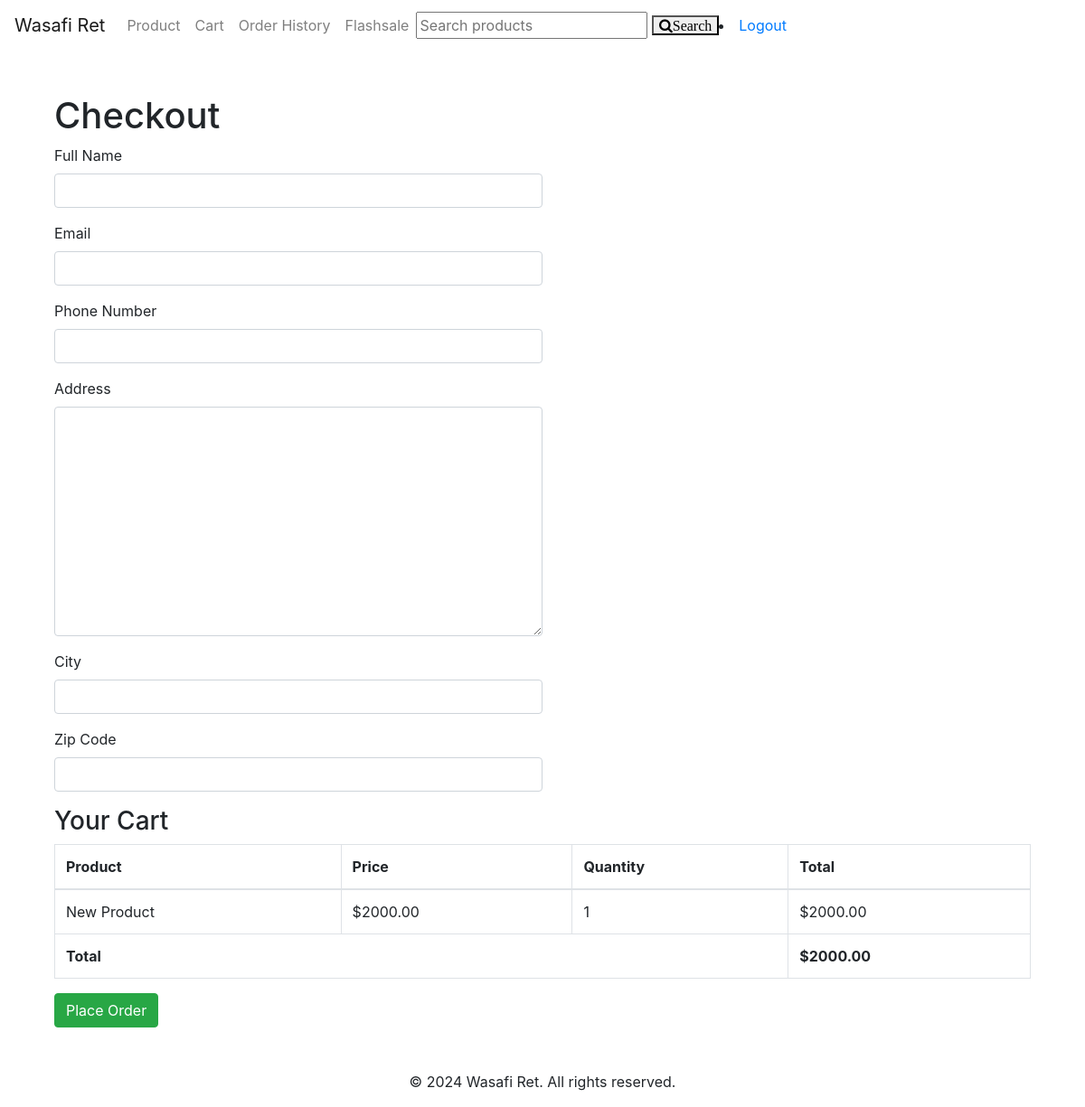
Page /orders/checkout/ (signed in) on the earlier database version.
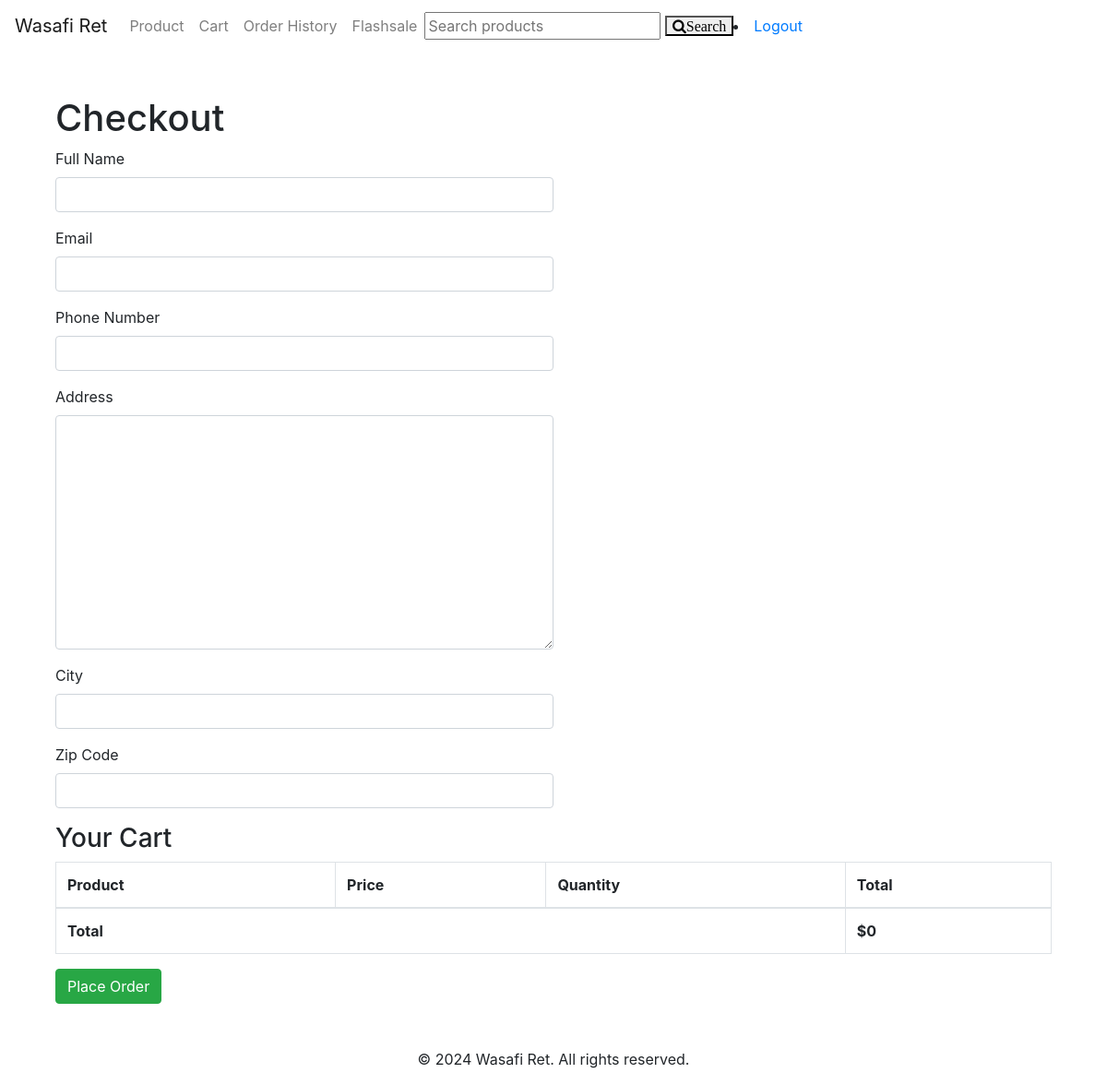
Same page on the later database version.
### WasafiRet/models.py (models this page shows, shortened)
class CartItem(models.Model):
    cart=models.ForeignKey(Cart,on_delete=models.CASCADE)
    product=models.ForeignKey(Product,on_delete=models.CASCADE)
    quantity=models.PositiveIntegerField(default=1)
    def get_total(self):
        return self.quantity*self.product.price

class Product(models.Model):
    name=models.CharField(max_length=255)
    description=models.TextField()
    price=models.DecimalField(max_digits=10,decimal_places=2)
    stock=models.IntegerField()
    category=models.ForeignKey(Category,on_delete=models.CASCADE)
    is_active=models.BooleanField(default=True)
    image=models.ImageField(upload_to=',media/images',blank=True,null=True)

### order/views.py (the view)
# urls.py: path('checkout/', views.checkout, name='checkout'),
@login_required
def checkout(request):
    cart = Cart.objects.filter(user=request.user).first()
    cart_items = CartItem.objects.filter(cart=cart)
    cart_total = sum(item.get_total() for item in cart_items)
    if request.method == 'POST':
        form = OrderForm(request.POST)
        if form.is_valid():
            order = form.save(commit=False)
            order.user = request.user
            order.status = 'Pending'
            order.save()
            for item in cart_items:
                OrderItem.objects.create(
                    order=order,
                    product=item.product,
                    quantity=item.quantity
                )
            cart_items.delete()
            return redirect('orders:order_confirmation', order_id=order.id)
    else:
        form = OrderForm()
    return render(request, 'order/checkout.html', {
        'form': form,
        'cart_items': cart_items,
        'cart_total': cart_total,
    })

### order/forms.py
class OrderForm(forms.ModelForm):
    shipping_name = forms.CharField(max_length=255, label="Full Name")
    shipping_email = forms.EmailField(label="Email")
    phone_number = forms.CharField(max_length=20, label="Phone Number")
    shipping_address = forms.CharField(widget=forms.Textarea, label="Address")
    shipping_city = forms.CharField(max_length=100, label="City")
    shipping_zip_code = forms.CharField(max_length=20, label="Zip Code")
    class Meta:
        model = Order
        fields = ['shipping_name', 'shipping_email', 'phone_number', 'shipping_address', 'shipping_city', 'shipping_zip_code']

### order/templates/order/checkout.html (shortened to what this page needs)
{% extends 'WasafiRet/base.html' %}
{% load static %}
{% load widget_tweaks %}
{% block content %}
    <div class="container mt-5">
        <h1>Checkout</h1>
        <form method="post">
            <div class="form-group">
                <label for="id_shipping_name">Full Name</label>
                {{ form.shipping_name|add_class:"form-control col-md-6" }}
            </div>
            <div class="form-group">
                <label for="id_shipping_email">Email</label>
                {{ form.shipping_email|add_class:"form-control col-md-6" }}
            </div>
            <div class="form-group">
                <label for="id_phone_number">Phone Number</label>
                {{ form.phone_number|add_class:"form-control col-md-6" }}
            </div>
            <div class="form-group">
                <label for="id_shipping_address">Address</label>
                {{ form.shipping_address|add_class:"form-control col-md-6" }}
            </div>
            <div class="form-group">
                <label for="id_shipping_city">City</label>
                {{ form.shipping_city|add_class:"form-control col-md-6" }}
            </div>
            <div class="form-group">
                <label for="id_shipping_zip_code">Zip Code</label>
                {{ form.shipping_zip_code|add_class:"form-control col-md-6" }}
            </div>
            <h3>Your Cart</h3>
            <table class="table table-bordered">
                <thead>
                    <tr>
                        <th>Product</th>
                        <th>Price</th>
                        <th>Quantity</th>
                        <th>Total</th>
                    </tr>
                </thead>
                <tbody>
                    {% for item in cart_items %}
                    <tr>
                        <td>{{ item.product.name }}</td>
                        <td>${{ item.product.price }}</td>
                        <td>{{ item.quantity }}</td>
                        <td>${{ item.get_total }}</td>
                    </tr>
                    {% endfor %}
                    <tr>
                        <td colspan="3" class="font-weight-bold">Total</td>
                        <td class="font-weight-bold">${{ cart_total }}</td>
                    </tr>
                </tbody>
            </table>
            <button type="submit" class="btn btn-success">Place Order</button>
        </form>
    </div>
{% endblock %}

Differences in the rows shown:
removed CartItem: product.name "New Product", product.price "2000.00", quantity "1", get_total "2000.00"
Other differences:
{{ cart_total }}: "2000.00" → "0"
